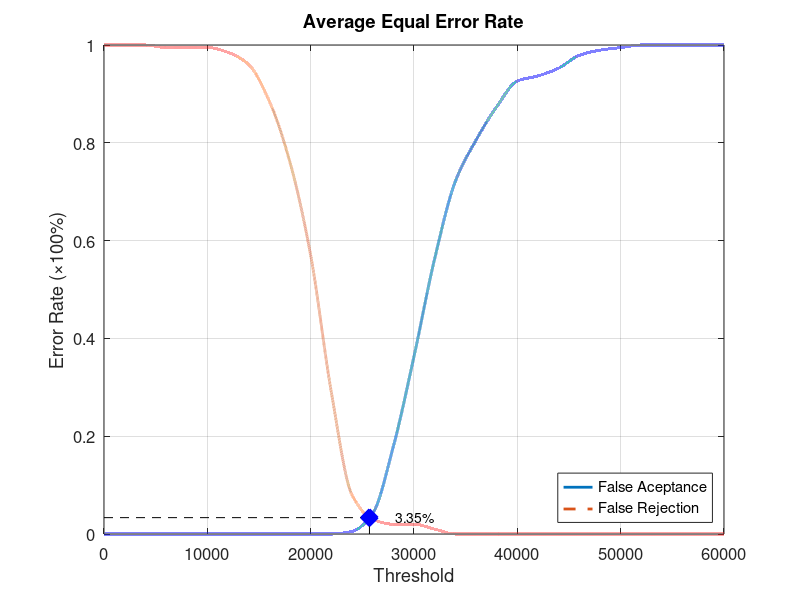
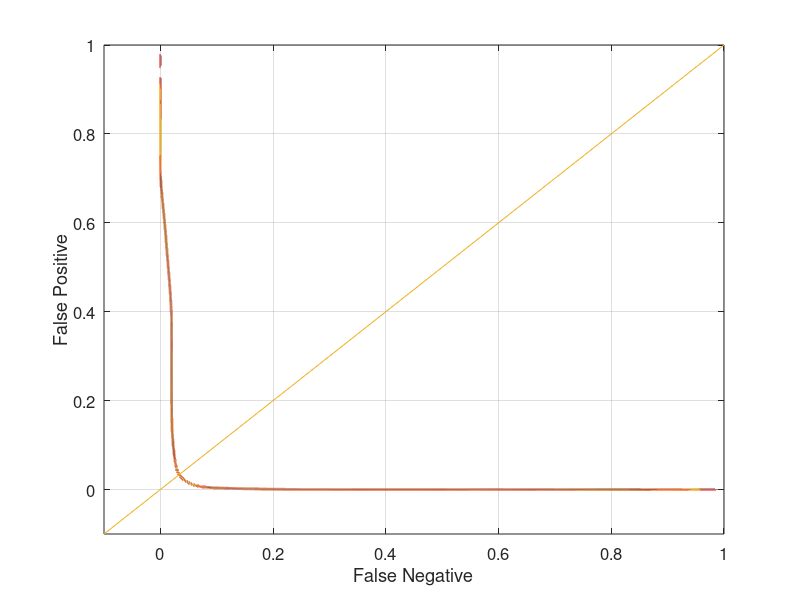

MATLAB code for these plots, in order:
function yEER = Database4_2
close all;
clear;
clc;
x = 0:2000:60000;
xq = 0:0.5:60000;

y0 = [0 0 0 0 0 0 0 0 0 0 0 0 0.00526316 0.0421053 0.178947 0.363158 0.563158 0.721053 0.805263 0.873684 0.926316 0.936842 0.952632 0.978947 0.989474 0.994737 1 1 1 1 1];
yy0 = interp1(x, y0, xq, 'pchip');
y1 = [1 1 1 0.995 0.995 0.995 0.985 0.96 0.885 0.76 0.57 0.29 0.08 0.03 0.02 0.02 0.01 0 0 0 0 0 0 0 0 0 0 0 0 0 0];
yy1 = interp1(x, y1, xq, 'pchip');

% Calculating EER: 
y2 = abs(y0 - y1);
find(y2 == min(y2))
yy2 = abs(yy0 - yy1);
xEER = find(yy2 == min(yy2));
xEERIndex = xq(xEER) % X-axis EER
yEER = yy0(xEER) % Y-axis EER

main = figure
plot(xq, yy0,'-','LineWidth', 2);	hold on
plot(xq, yy1,'--','LineWidth', 2);	hold on
plot([xEERIndex xEERIndex], [0 yEER], 'k--');	hold on
plot([0 xEERIndex], [yEER yEER], 'k--');	hold on
plot(xEERIndex, yEER, 'bx', 'LineWidth', 10);	hold on
text(xEERIndex + 10 * xEERIndex / 100, yEER, [num2str(round((10000 * yEER)) / 100) '%'])
legend('False Aceptance', 'False Rejection', 'Location', 'SouthEast')
xlabel('Threshold')
ylabel('Error Rate (\times100%)')
title('Average Equal Error Rate')
set(gca, 'FontSize', 12)
axis([0 60000 0 1])
grid on

print(main, 'Database4_2Main', '-dpng');
FNRxFPR = figure('Color', [1 1 1]);
plot(yy1, yy0, '-', yy1, yy0, 'LineWidth', 2);
hold on
y = -0.1:0.1:1
plot(y, y); 
set(gca, 'FontSize', 12)
xlabel('False Negative')
ylabel('False Positive')
axis([-0.1 1 -0.1 1])
set(gca, 'FontSize', 12)
grid on

print(FNRxFPR, 'Database4_2FNRxFPR','-dpng');
end
